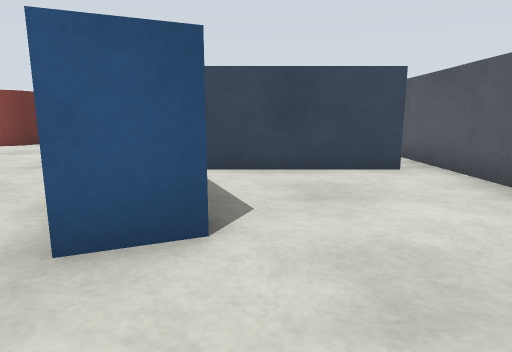
view 1 (above)

20 first-person views from a walk through a robot-simulator world made for Gazebo. The camera is 0.26 m above the floor, tilts 10° down and sees 75° across. The floor is counted in squares, 0.25 m on a side. Each view is taken from the middle of a square. On the plan, view 1 faces up. The plan holds only what a view shows up to about 13 squares ahead; the rest is blank. The place goes on beyond the plan.

view 2
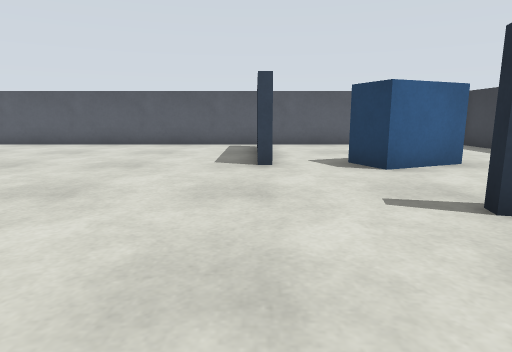

view 3
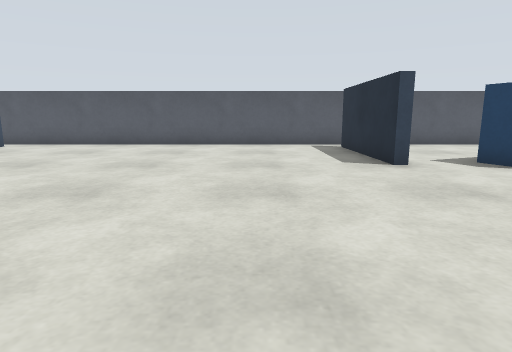

view 4
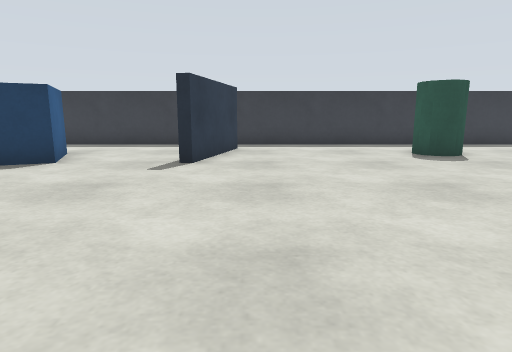

view 5
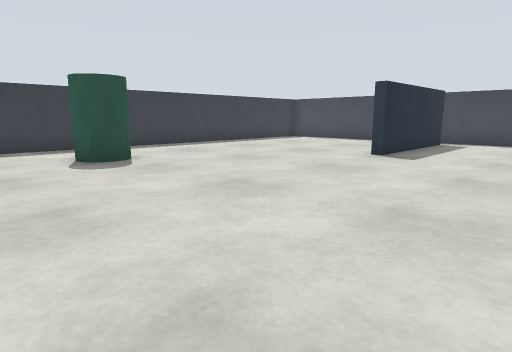

view 6
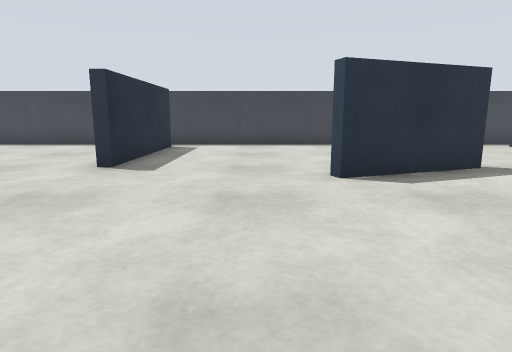

view 7
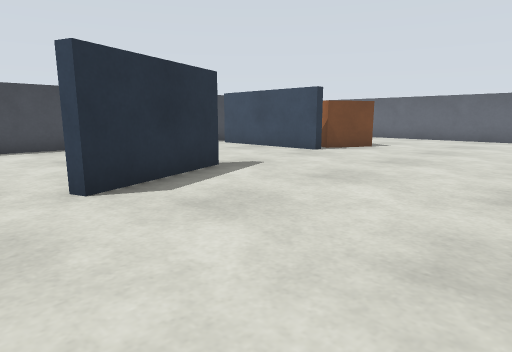

view 8
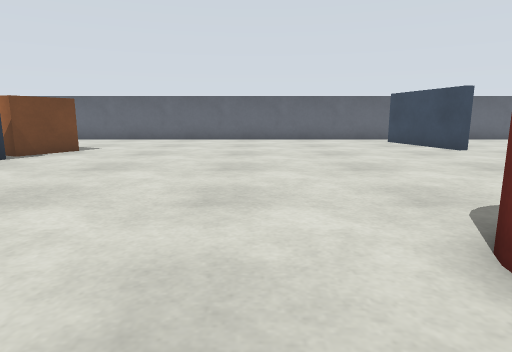

view 9
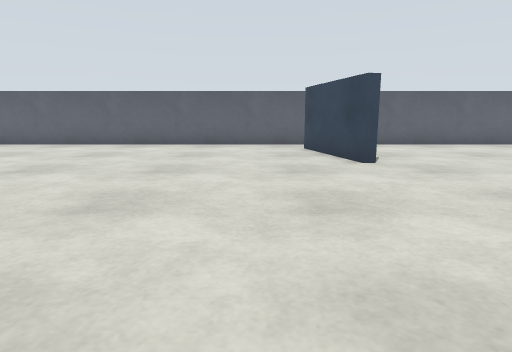

view 10
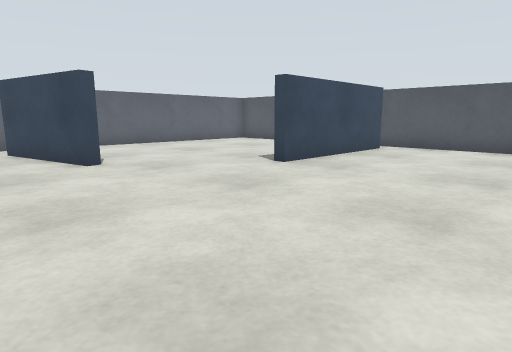

view 11
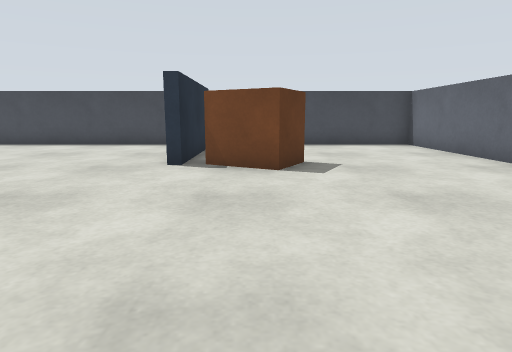

view 12
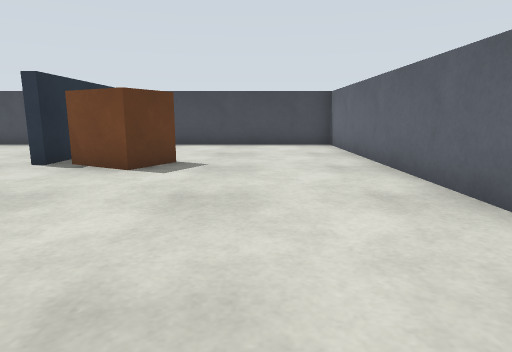

view 13
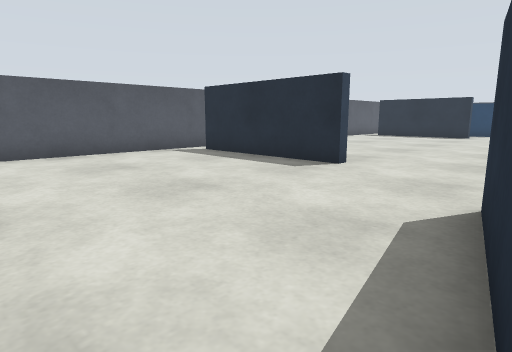

view 14
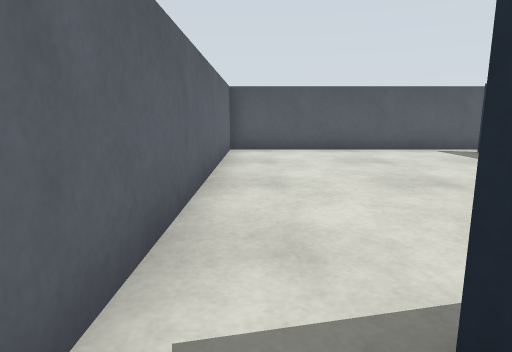

view 15
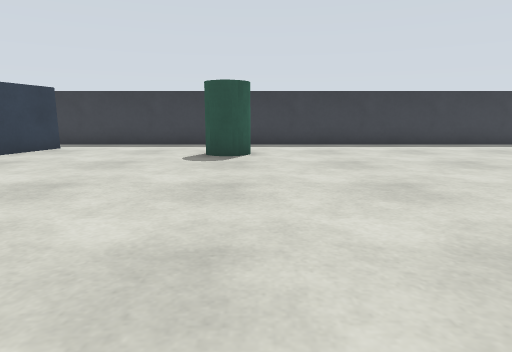

view 16
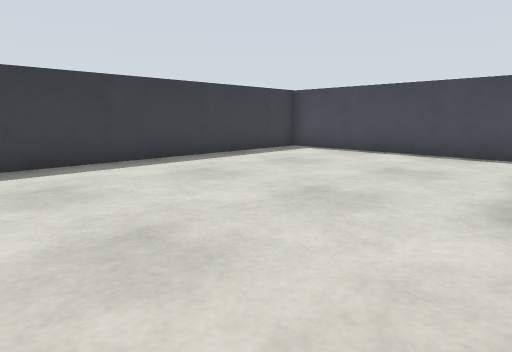

view 17
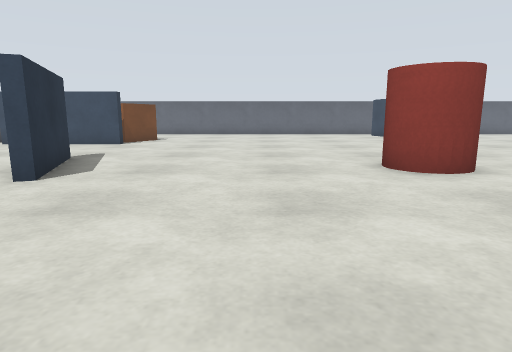

view 18
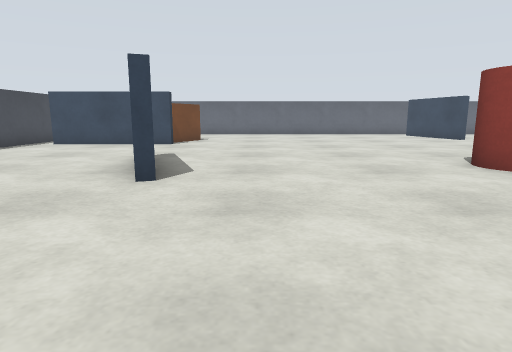

view 19
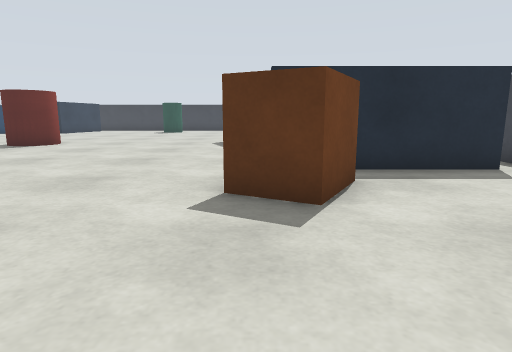

view 20
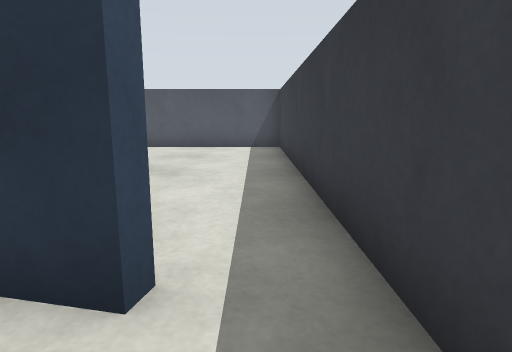

### Floor plan
Points are (right, up) in squares from view 1. A wall is a line through its corners. A room is listed if a view was taken in it or the views show most of it. See-through windows are left out.
Room 1 (views 1, 2, 3, 4, 5, 6, 7, 8, 9, 10, 11, 12, 13, 14, 15, 16, 17, 18, 19, 20)
walls: (-17.8, 14.7) (-16.6, 11.4); (-5.5, 21.5) (-6.4, 25.3); (-18.2, 19) (-23, 19); (-1.8, 7) (3, 7); (-2.1, 19.4) (3, 19.4); (-5.9, 24.7) (-5.2, 21.6); (-6, 0.6) (-6.4, 0.7) (-5.5, 4.4) (-5.2, 4.3); (-23, 7) (-17.9, 7); (3, 19) (-2.1, 19); (-23, 19.4) (-18.2, 19.4); (3, 6.6) (-1, 6.6); (-23.8, -0.8) (3.8, -0.8) (3.8, 26.8) (-23.8, 26.8) (-23.8, -0.8)
ways out: gap at (-23, 7); gap at (-23, 19); gap at (3, 7); gap at (3, 19)
objects: brown box (-20, 20) to (-18, 22); green cylinder (-13, 2) to (-12, 3); pillar (-10, 12) to (-9, 14); blue box (-2, 2) to (-1, 5)

Where each view was taken, in squares from view 1:
view 1: 0 up, 0 right, facing up
view 2: 7 up, 9 left, facing right
view 3: 10 up, 9 left, facing right
view 4: 12 up, 7 left, facing down
view 5: 11 up, 9 left, facing down-left
view 6: 10 up, 11 left, facing left
view 7: 10 up, 12 left, facing up-left
view 8: 11 up, 12 left, facing up
view 9: 14 up, 8 left, facing up
view 10: 14 up, 8 left, facing up-right
view 11: 21 up, 11 left, facing left
view 12: 24 up, 11 left, facing left
view 13: 26 up, 6 left, facing down-right
view 14: 26 up, 7 left, facing right
view 15: 12 up, 13 left, facing down
view 16: 7 up, 14 left, facing down-left
view 17: 6 up, 13 left, facing up
view 18: 6 up, 15 left, facing up
view 19: 26 up, 18 left, facing down
view 20: 0 up, 8 left, facing right
